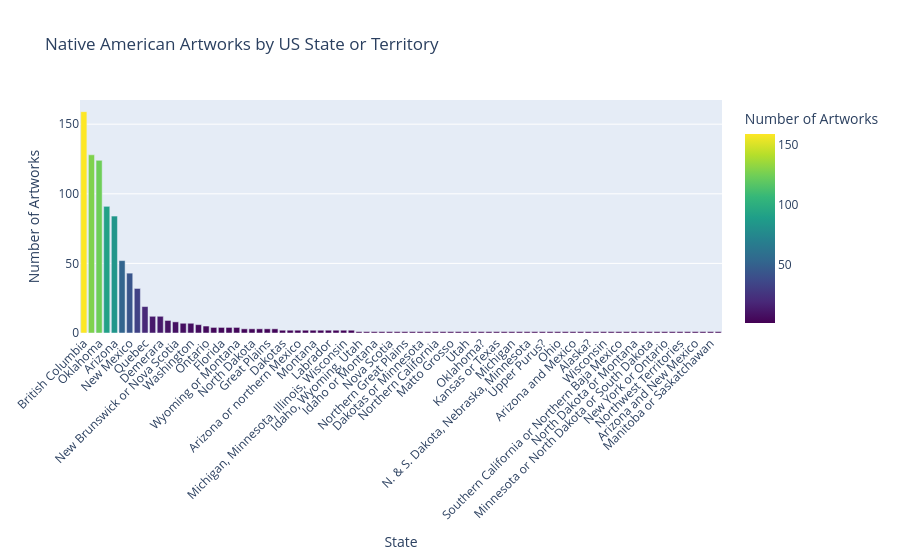

Here is the notebook cell this chart was saved with:
### Code cell
state_counts = nativeamerican_with_state["state"].value_counts().reset_index()

state_counts.columns = ["state", "artwork_count"]

# Create bar graph
fig = px.bar(
    state_counts,
    x="state",
    y="artwork_count",
    title="Native American Artworks by US State or Territory",
    labels={
        "state": "State",
        "artwork_count": "Number of Artworks"
    },
    color="artwork_count",
    color_continuous_scale="Viridis"
)

fig.update_layout(
    autosize=True,
    width=None,
    xaxis_title="State",
    yaxis_title="Number of Artworks",
    xaxis_tickangle=-45,
    xaxis={"categoryorder": "total descending"}
)

fig.show()

### Figure 1 — Plotly figure (JSON) as saved in the notebook; plotly's stock layout.template omitted (floating-point values rounded to 4 significant figures)
{"data": [{"hovertemplate": "State=%{x}<br>Number of Artworks=%{marker.color}<extra></extra>", "legendgroup": "", "marker": {"color": [159, 128, 124, 91, 84, 52, 43, 32, 19, 12, 12, 9, 8, 7, 7, 6, 5, 4, 4, 4, 4, 3, 3, 3, 3, 3, 2, 2, 2, 2, 2, 2, 2, 2, 2, 2, 1, 1, 1, 1, 1, 1, 1, 1, 1, 1, 1, 1, 1, 1, 1, 1, 1, 1, 1, 1, 1, 1, 1, 1, 1, 1, 1, 1, 1, 1, 1, 1, 1, 1, 1, 1, 1, 1, 1, 1, 1, 1, 1, 1, 1, 1, 1, 1], "coloraxis": "coloraxis", "pattern": {"shape": ""}}, "name": "", "orientation": "v", "showlegend": false, "textposition": "auto", "type": "bar", "x": ["British Columbia", "Nunavut", "Oklahoma", "Alaska", "Arizona", "Arizona or New Mexico", "New Mexico", "California", "Quebec", "New York", "Demerara", "Minnesota", "New Brunswick or Nova Scotia", "South Dakota", "Washington", "North Dakota or South Dakota", "Ontario", "Wyoming", "Florida", "Maine", "Wyoming or Montana", "Arizona & New Mexico", "North Dakota", "New York State", "Great Plains", "Alaska or British Columbia", "Dakotas", "Colorado, Nebraska or Wyoming", "Arizona or northern Mexico", "Nevada", "Montana", "Oregon", "Labrador", "Alabama", "Michigan, Minnesota, Illinois, Wisconsin", "Quebec or Ontario", "Idaho, Wyoming, Utah", "Arizona/New Mexico", "Idaho or Montana", "New Brunswick", "Nova Scotia", "Colorado, Nebraska, Wyoming", "Northern Great Plains", "Arizona, New Mexico, or Texas", "Dakotas or Minnesota", "Minnesota?", "Northern California", "Valley of Mexico", "Matto Grosso", "Nebraska", "Utah", "Louisiana", "Oklahoma?", "Minnesota, Wisconsin & adjacent Canada", "Kansas or Texas", "Nebraska, N. & S. Dakota", "Michigan", "North/South Dakota", "N. & S. Dakota, Nebraska, Minnesota", "Amazonas province", "Upper Purus?", "Puerto Rico", "Ohio", "Northern Plains", "Arizona and Mexico", "Pennsylvania", "Alaska?", "Missouri or Kansas", "Wisconsin", "Iowa", "Southern California or Northern Baja Mexico", "Alaska or plains", "North Dakota or Montana", "South Dakota or Minnesota", "Minnesota or North Dakota or South Dakota", "Ohio or Ontario", "New York or Ontario", "Quebec or Canadian Maritimes", "Northwest Territories", "Arizona (?)", "Arizona and New Mexico", "Minnesota or Wisconsin", "Manitoba or Saskatchawan", "Oklahoma or Nebraska"], "xaxis": "x", "y": [159, 128, 124, 91, 84, 52, 43, 32, 19, 12, 12, 9, 8, 7, 7, 6, 5, 4, 4, 4, 4, 3, 3, 3, 3, 3, 2, 2, 2, 2, 2, 2, 2, 2, 2, 2, 1, 1, 1, 1, 1, 1, 1, 1, 1, 1, 1, 1, 1, 1, 1, 1, 1, 1, 1, 1, 1, 1, 1, 1, 1, 1, 1, 1, 1, 1, 1, 1, 1, 1, 1, 1, 1, 1, 1, 1, 1, 1, 1, 1, 1, 1, 1, 1], "yaxis": "y"}], "layout": {"autosize": true, "barmode": "relative", "coloraxis": {"autocolorscale": false, "colorbar": {"title": {"text": "Number of Artworks"}}, "colorscale": [[0, "#440154"], [0.1111, "#482878"], [0.2222, "#3e4989"], [0.3333, "#31688e"], [0.4444, "#26828e"], [0.5556, "#1f9e89"], [0.6667, "#35b779"], [0.7778, "#6ece58"], [0.8889, "#b5de2b"], [1, "#fde725"]]}, "legend": {"tracegroupgap": 0}, "title": {"text": "Native American Artworks by US State or Territory"}, "xaxis": {"anchor": "y", "categoryorder": "total descending", "domain": [0, 1], "tickangle": -45, "title": {"text": "State"}}, "yaxis": {"anchor": "x", "domain": [0, 1], "title": {"text": "Number of Artworks"}}}}
